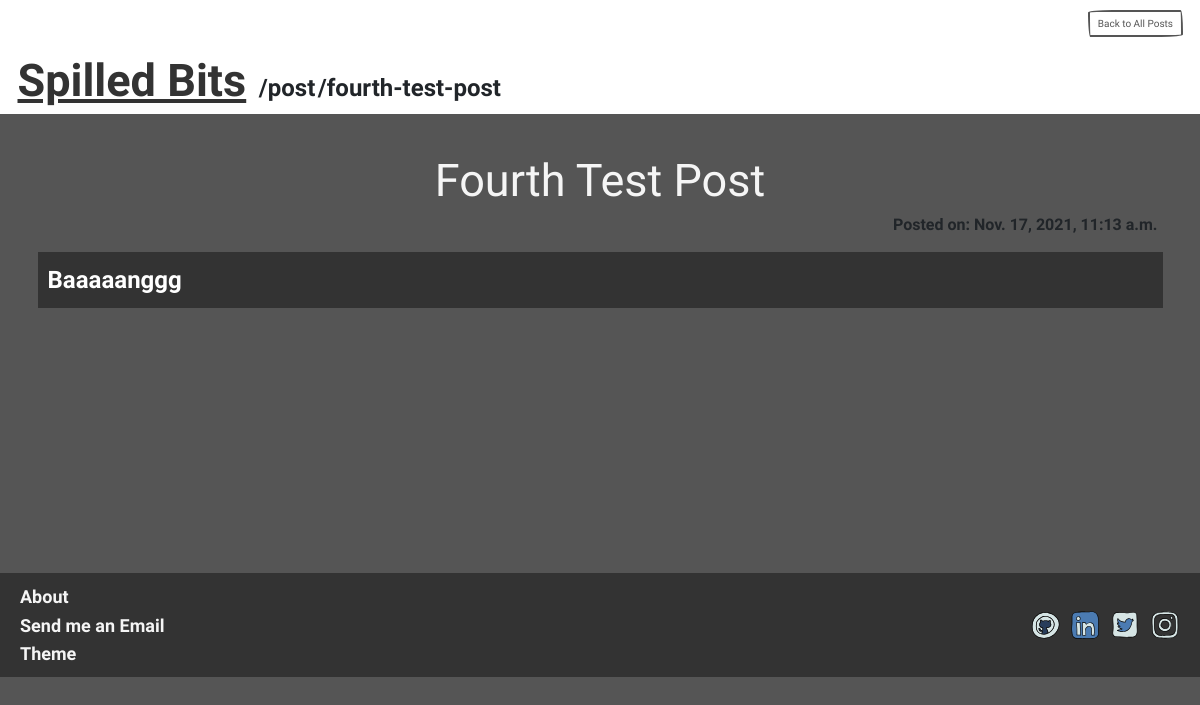
The page /post/fourth-test-post/2/ on the database as committed earlier.
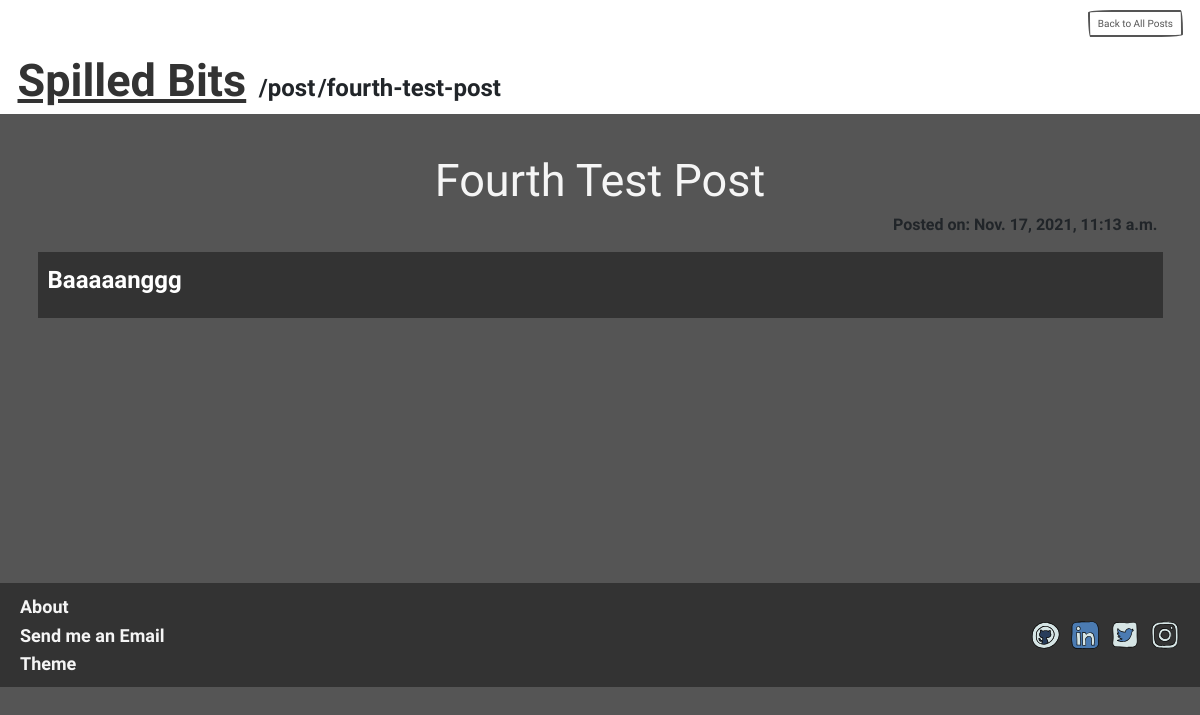
The same page on the database as committed later.
### spilled_bits/views.py (the view)
# urls.py: path('post/<str:slug>/<int:pageNow>/', views.ArticleView, name='article'),
def ArticleView(request, slug, pageNow):
    post = get_object_or_404(Article, slug=slug)
    context = {
        "post": post,
        "page": pageNow
    }
    return render(request, 'spilled_bits/article.html', context)

### spilled_bits/templates/spilled_bits/article.html (shortened to what this page needs)
{% extends 'common/base.html' %}
{% block content %}
<div class="bg-light container-fluid mb-5">
    <div class="row justify-content-end mx-3 my-3">
        {% if page %}
            <a class="col col-md-auto btn sm-btn btn-outline-secondary" href="{% url 'all_posts' page %}">Back to All Posts</a>
        {% else %}
            <a class="col col-md-auto btn sm-btn btn-outline-secondary" href="{% url 'all_posts' 1 %}">Back to All Posts</a>
        {% endif %}
    </div>
    <div class="col col-md-auto">
        <a class="mx-3" href="{% url 'home' %}" style="font-size: 450%;">Spilled Bits</a>
        <span class="f-xlarge">/post</span>
        <span class="f-xlarge">/{{post.slug}}</span>
    </div>
</div>
<div class="container">
    <div class="d-flex justify-content-center mt-3">
        <h1 class="fc-2" style="font-size: 4.5rem;">{{post.title}}</h1>
    </div>
    <div class="d-flex justify-content-end mx-2">
        <strong class="f-med">Posted on: {{post.date}}</strong>
    </div>
    <div class="card-body bg-primary f-xlarge my-4 article">
        {{post.content|safe}}
    </div>
</div>
{% include 'common/footer.html' %}
{% endblock %}

Rows that differ between the two databases and show on the page:
changed Article "Fourth Test Post": content "Baaaaanggg" → "<p>Baaaaanggg</p>" (drawn)
